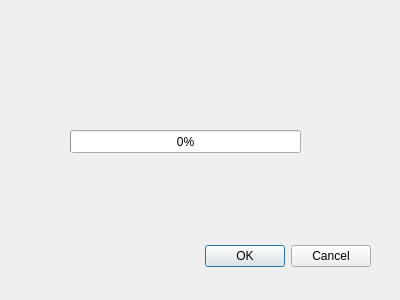
<?xml version="1.0" encoding="UTF-8"?>
<ui version="4.0">
 <class>Dialog</class>
 <widget class="QDialog" name="Dialog">
  <property name="geometry">
   <rect>
    <x>0</x>
    <y>0</y>
    <width>400</width>
    <height>300</height>
   </rect>
  </property>
  <property name="windowTitle">
   <string>Dialog</string>
  </property>
  <widget class="QDialogButtonBox" name="buttonBox">
   <property name="geometry">
    <rect>
     <x>30</x>
     <y>240</y>
     <width>341</width>
     <height>32</height>
    </rect>
   </property>
   <property name="orientation">
    <enum>Qt::Horizontal</enum>
   </property>
   <property name="standardButtons">
    <set>QDialogButtonBox::Cancel|QDialogButtonBox::Ok</set>
   </property>
  </widget>
  <widget class="QProgressBar" name="progressBar">
   <property name="geometry">
    <rect>
     <x>70</x>
     <y>130</y>
     <width>231</width>
     <height>23</height>
    </rect>
   </property>
   <property name="value">
    <number>0</number>
   </property>
  </widget>
 </widget>
 <resources/>
 <connections>
  <connection>
   <sender>buttonBox</sender>
   <signal>accepted()</signal>
   <receiver>Dialog</receiver>
   <slot>accept()</slot>
   <hints>
    <hint type="sourcelabel">
     <x>248</x>
     <y>254</y>
    </hint>
    <hint type="destinationlabel">
     <x>157</x>
     <y>274</y>
    </hint>
   </hints>
  </connection>
  <connection>
   <sender>buttonBox</sender>
   <signal>rejected()</signal>
   <receiver>Dialog</receiver>
   <slot>reject()</slot>
   <hints>
    <hint type="sourcelabel">
     <x>316</x>
     <y>260</y>
    </hint>
    <hint type="destinationlabel">
     <x>286</x>
     <y>274</y>
    </hint>
   </hints>
  </connection>
 </connections>
</ui>
